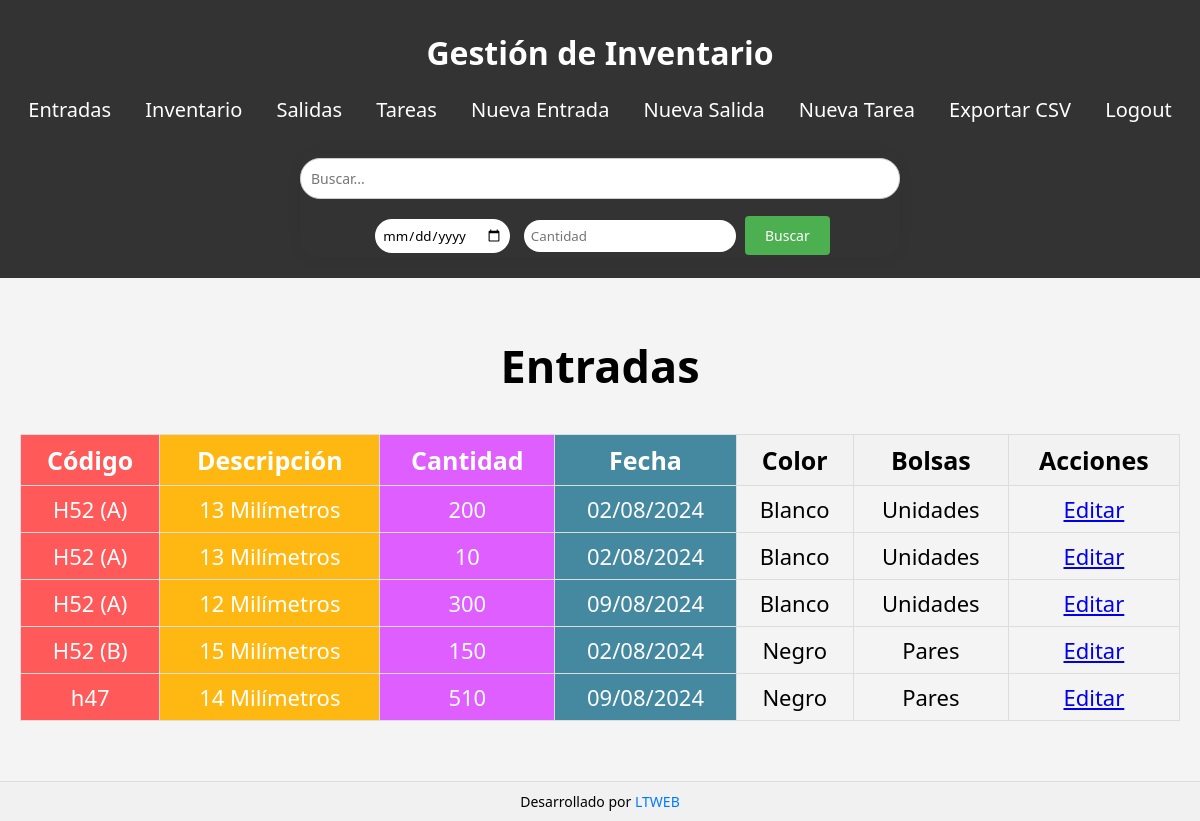
Before: /entradas/ (signed in) with the older database file.
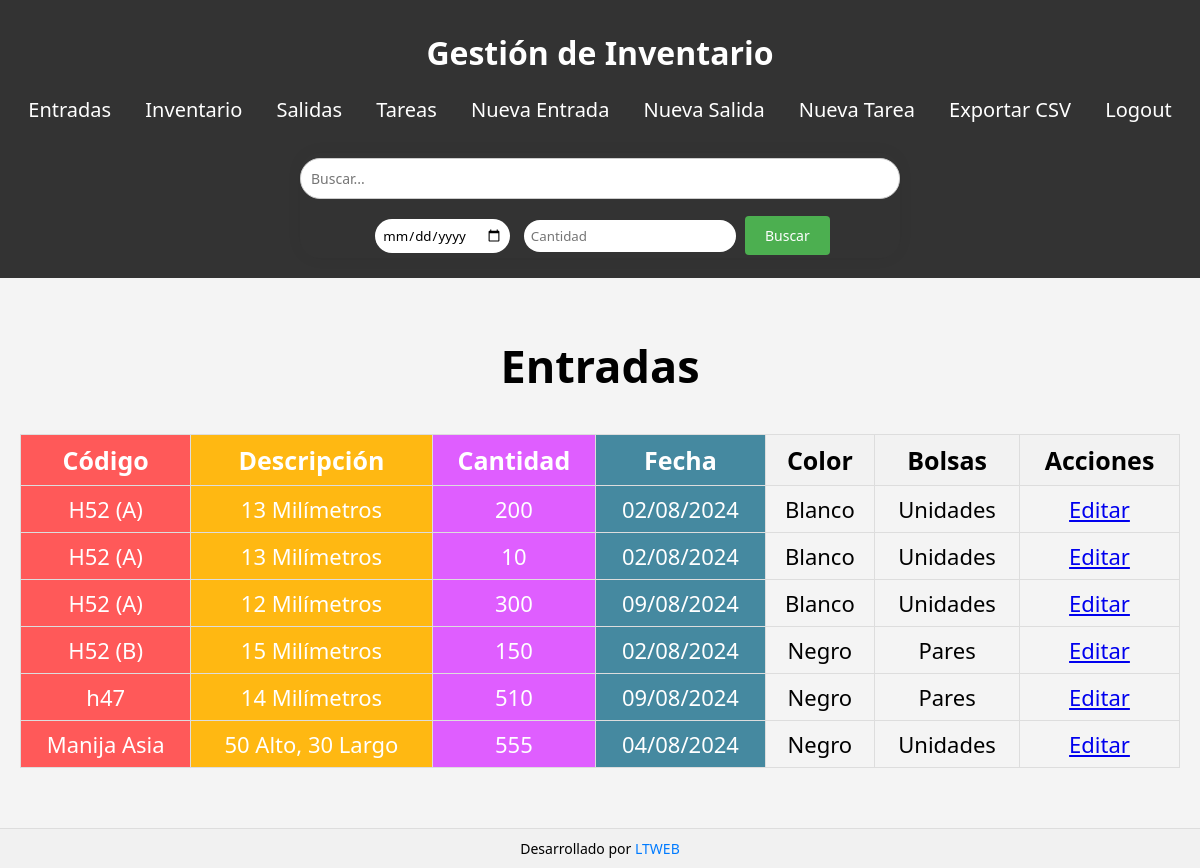
After: the same page with the newer database file.
### core/models.py (models this page shows, shortened)
class Entrada(models.Model):
    codigo = models.CharField(max_length=50)
    descripcion = models.TextField()
    cantidad = models.IntegerField()
    fecha = models.DateField()
    color = models.CharField(max_length=50)
    bolsas = models.CharField(max_length=50)  # Cambiado a texto

### core/views.py (the view)
# urls.py: path('entradas/', entrada_list, name='entrada_list'),
@login_required
def entrada_list(request):
    query = request.GET.get('q')
    if query:
        entradas = Entrada.objects.filter(Q(codigo__icontains=query) | Q(descripcion__icontains=query))
    else:
        entradas = Entrada.objects.all()
    return render(request, 'core/entrada_list.html', {'entradas': entradas, 'query': query})

### core/templates/core/entrada_list.html
{% extends "base_generic.html" %}
{% block content %}
  <h2>Entradas</h2>
  <table>
    <thead>
      <tr>
        <th class="codigo_list">Código</th>
        <th class="descripcion_list">Descripción</th>
        <th class="cantidad_list">Cantidad</th>
        <th class="fecha_list">Fecha</th>
        <th>Color</th>
        <th>Bolsas</th>
        {% if user.is_staff %}
          <th>Acciones</th>
        {% endif %}
      </tr>
    </thead>
    <tbody>
      {% for entrada in entradas %}
        <tr>
          <td class="codigo_list">{{ entrada.codigo }}</td>
          <td class="descripcion_list">{{ entrada.descripcion }}</td>
          <td class="cantidad_list">{{ entrada.cantidad }}</td>
          <td class="fecha_list">{{ entrada.fecha|date:"d/m/Y" }}</td>
          <td>{{ entrada.color }}</td>
          <td>{{ entrada.bolsas }}</td>
          {% if user.is_staff %}
            <td>
              <a href="{% url 'entrada_edit' entrada.pk %}">Editar</a>
            </td>
          {% endif %}
        </tr>
      {% endfor %}
    </tbody>
  </table>
{% endblock %}

Changed rows visible on the page:
added Entrada: codigo "Manija Asia", descripcion "50 Alto, 30 Largo", cantidad "555", fecha "04/08/2024", color "Negro", bolsas "Unidades"
